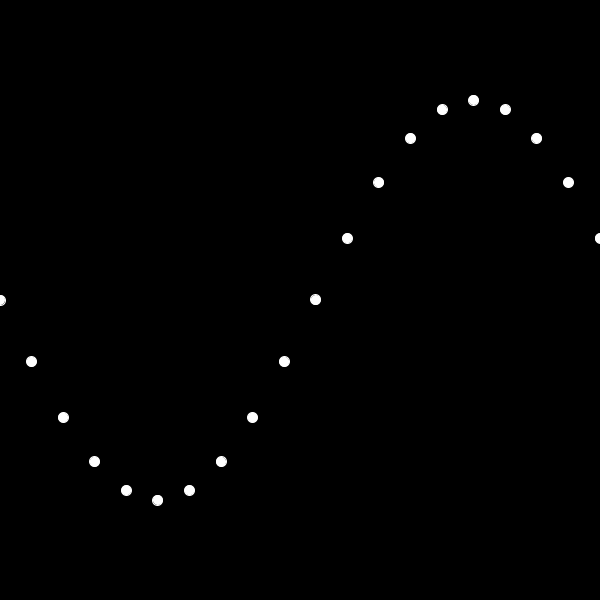
Frame 1 (no input)
Frame 60 (the mouse pressed at the canvas centre just before this capture): identical to frame 1, image omitted
Frame 120 (the mouse held since frame 60 and released just before this capture): identical to frame 1, image omitted

The Processing sketch that drew this single still picture (run headless with seeded random() and noise(); from frame 60 on, the mouse is pressed at the canvas centre):

// Processing sketch: curve_points_shape
// ── curve_points_shape.pde
int dots = 20;

void setup() {
  size(600, 600);
}

void draw() {
  background(0);

  stroke(255);

  beginShape();
  
  endShape();
  
  for (int i = 0; i < dots; i++) {
    float x = map(i, 0, dots-1, 0, width);
    float y = sin(i / float(dots) * TWO_PI) * 200 + height * 0.5;

    ellipse(x, y, 10, 10);

   
  }
}
